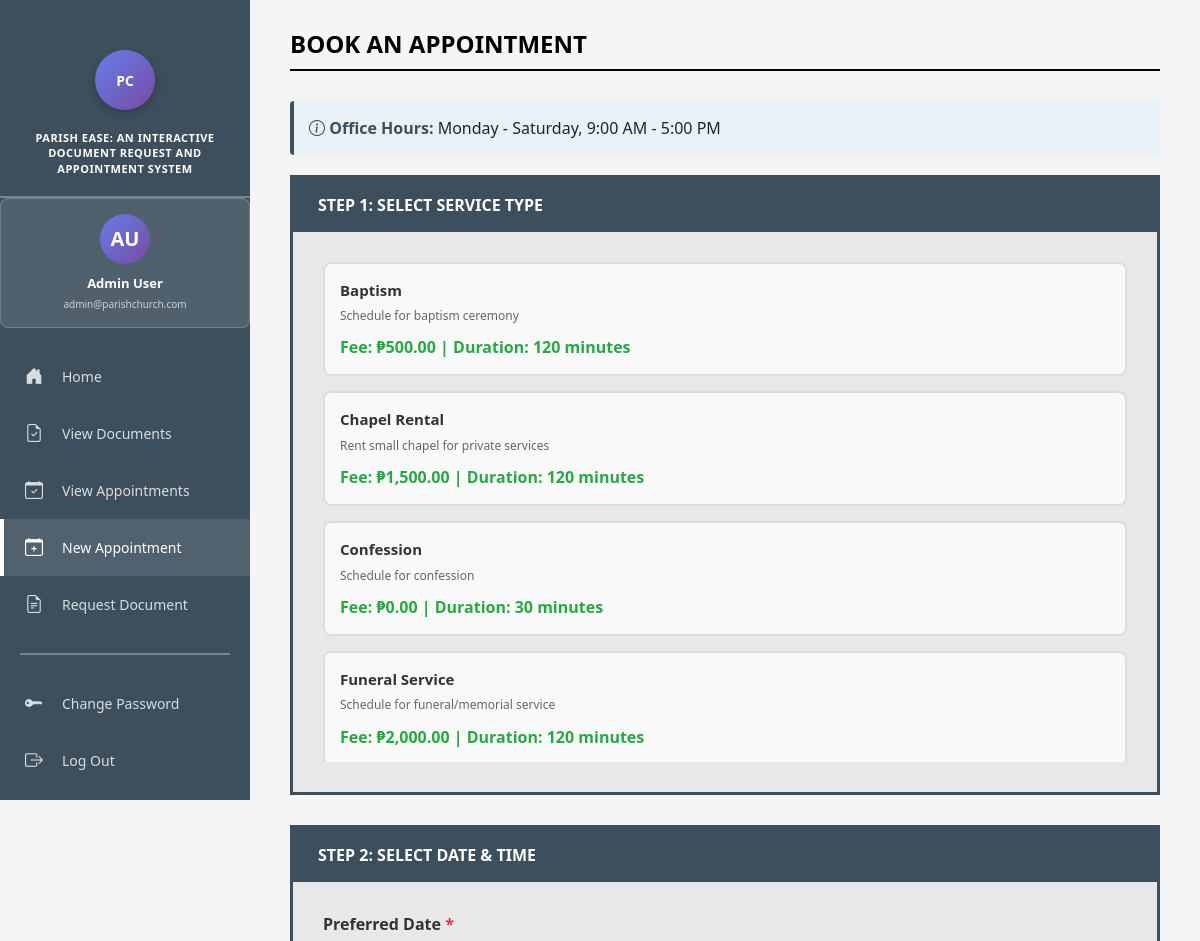
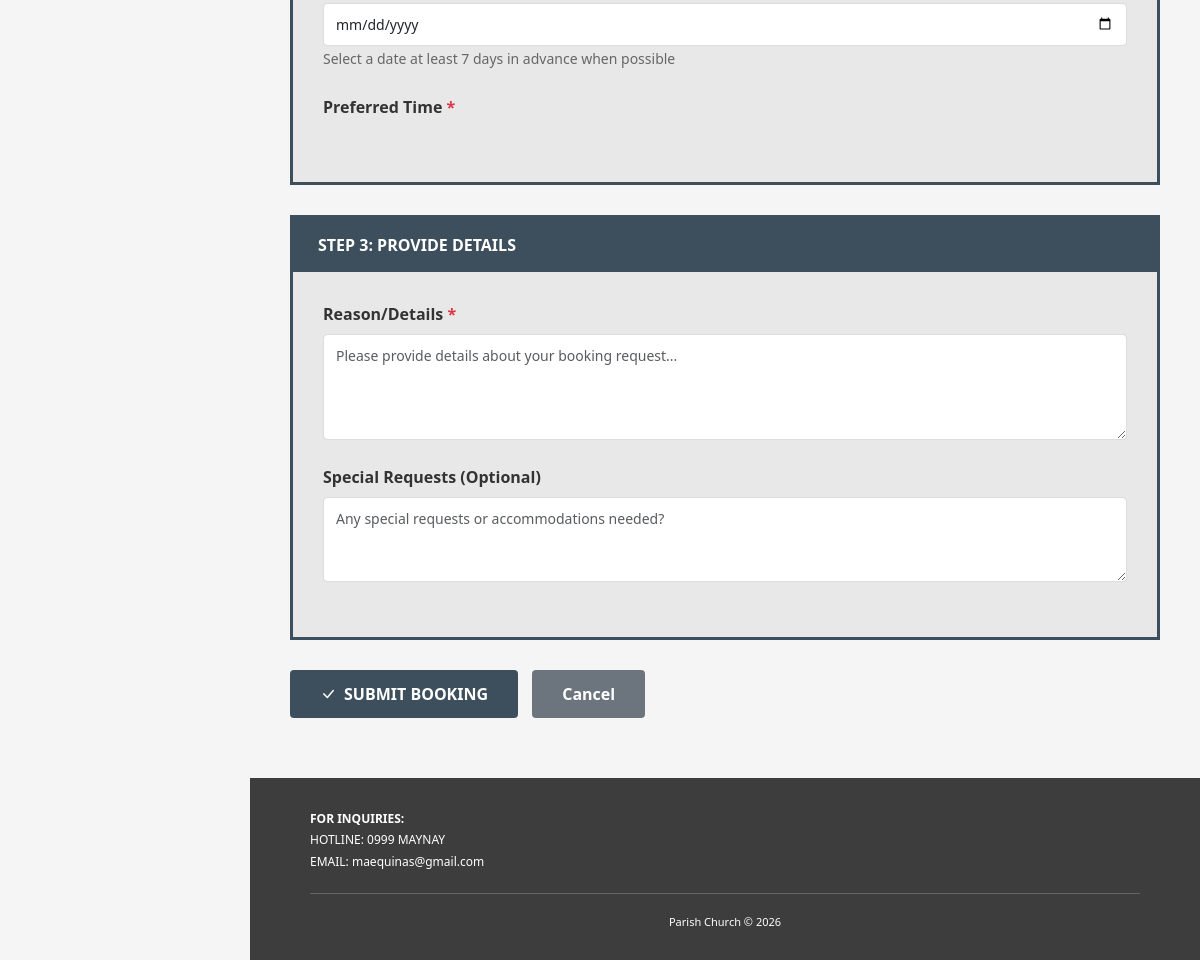
Screenshot of /client/new-appointment.php (signed in) with the database file from the repository (2 pictures, top to bottom).
### tables this page shows
CREATE TABLE booking_types (
    id INT AUTO_INCREMENT PRIMARY KEY,
    name VARCHAR(100) NOT NULL,
    description TEXT,
    fee DECIMAL(10, 2) DEFAULT 0.00,
    duration_minutes INT DEFAULT 60,
    max_bookings_per_day INT DEFAULT 10,
    requires_approval TINYINT(1) DEFAULT 1,
    is_active TINYINT(1) DEFAULT 1,
    created_at TIMESTAMP DEFAULT CURRENT_TIMESTAMP,
    updated_at TIMESTAMP DEFAULT CURRENT_TIMESTAMP ON UPDATE CURRENT_TIMESTAMP
);

### includes/session.php (called while the page is built, shortened)
<?php
function getCurrentUserEmail() {
    return $_SESSION['user_email'] ?? null;
}
?>

### client/new-appointment.php (the view, shortened to what this page needs)
<?php
require_once __DIR__ . '/../includes/session.php';
$userName = $_SESSION['user_name'] ?? 'User';
$userEmail = getCurrentUserEmail();
$conn = getDBConnection();
$successMsg = '';
$bookingTypesQuery = "SELECT id, name, description, fee, duration_minutes, requires_approval FROM booking_types WHERE is_active = 1 ORDER BY name";
$bookingTypesResult = $conn->query($bookingTypesQuery);
$bookingTypes = $bookingTypesResult->fetch_all(MYSQLI_ASSOC);
$nameParts = explode(' ', $userName);
$userInitials = strtoupper(
    substr($nameParts[0], 0, 1) .
    (isset($nameParts[1]) ? substr($nameParts[1], 0, 1) : substr($nameParts[0], 1, 1))
);
?>
<!DOCTYPE html>
<html lang="en">
<head>
  <link href="https://cdn.jsdelivr.net/npm/bootstrap@5.3.3/dist/css/bootstrap.min.css" rel="stylesheet">
  <link rel="stylesheet" href="https://cdn.jsdelivr.net/npm/bootstrap-icons@1.11.3/font/bootstrap-icons.min.css">
  <link href="/documentSystem/assets/css/common.css" rel="stylesheet">
  <link href="/documentSystem/assets/css/forms.css" rel="stylesheet">
</head>
<body>
  <div class="sidebar">
    <div class="sidebar-header">
      <div class="logo-circles">
        <div class="logo-circle">PC</div>
      </div>
      <div class="system-title">
        Parish Ease: An Interactive<br>
        Document Request and<br>
        Appointment System
      </div>
    </div>
    <div class="user-profile-card">
      <div class="user-avatar"><?php echo $userInitials; ?></div>
      <div class="user-name"><?php echo htmlspecialchars($userName); ?></div>
      <div class="user-email"><?php echo htmlspecialchars($userEmail); ?></div>
    </div>
    <ul class="nav-menu">
      <li class="nav-item">
        <a href="/documentSystem/client/dashboard.php" class="nav-link">
          <i class="bi bi-house-door-fill"></i>
          <span>Home</span>
        </a>
      </li>
      <li class="nav-item">
        <a href="/documentSystem/client/view-documents.php" class="nav-link">
          <i class="bi bi-file-earmark-check"></i>
          <span>View Documents</span>
        </a>
      </li>
      <li class="nav-item">
        <a href="/documentSystem/client/view-appointments.php" class="nav-link">
          <i class="bi bi-calendar-check"></i>
          <span>View Appointments</span>
        </a>
      </li>
      <li class="nav-item">
        <a href="/documentSystem/client/new-appointment.php" class="nav-link active">
          <i class="bi bi-calendar-plus"></i>
          <span>New Appointment</span>
        </a>
      </li>
      <li class="nav-item">
        <a href="/documentSystem/client/request-documents.php" class="nav-link">
          <i class="bi bi-file-earmark-text"></i>
          <span>Request Document</span>
        </a>
      </li>
      <div class="nav-separator"></div>
      <li class="nav-item">
        <a href="/documentSystem/client/change-password.php" class="nav-link">
          <i class="bi bi-key-fill"></i>
          <span>Change Password</span>
        </a>
      </li>
      <li class="nav-item">
        <a href="/documentSystem/api/logout.php" class="nav-link">
          <i class="bi bi-box-arrow-right"></i>
          <span>Log Out</span>
        </a>
      </li>
    </ul>
  </div>
  <div class="main-content">
    <div class="content-area">
      <h1 class="page-title">BOOK AN APPOINTMENT</h1>
      <div class="title-underline"></div>
      <?php if ($successMsg): ?>
        <div class="success-message">
          <div class="icon"><i class="bi bi-check-circle"></i></div>
          <h3>Appointment Booked Successfully!</h3>
          <p>Your appointment request has been received and is pending approval.</p>
          <div class="ref-number"><?php echo $successMsg; ?></div>
          <p style="margin-top: 15px; color: #666; font-size: 14px;">
            You will receive an email confirmation shortly. The parish office will review and approve your booking.
          </p>
          <a href="/documentSystem/client/dashboard.php" class="btn-primary" style="display: inline-block; margin-top: 15px;">← Back to Dashboard</a>
        </div>
      <?php else: ?>
        <div class="info-box">
          <strong><i class="bi bi-info-circle"></i> Office Hours:</strong> Monday - Saturday, 9:00 AM - 5:00 PM
        </div>
        <form method="POST" id="appointmentForm">
          <div class="form-section">
            <div class="form-header">STEP 1: SELECT SERVICE TYPE</div>
            <div class="form-content">
              <div style="max-height: 500px; overflow-y: auto;">
                <?php foreach ($bookingTypes as $type): ?>
                  <div class="booking-type-card" onclick="selectBookingType(<?php echo $type['id']; ?>)">
                    <div class="booking-type-name">
                      <?php echo htmlspecialchars($type['name']); ?>
                    </div>
                    <div class="booking-type-details">
                      <?php echo htmlspecialchars($type['description']); ?>
                    </div>
                    <div class="booking-type-fee">
                      Fee: ₱<?php echo number_format($type['fee'], 2); ?> | Duration: <?php echo $type['duration_minutes']; ?> minutes
                    </div>
                  </div>
                <?php endforeach; ?>
              </div>
            </div>
          </div>
          <div class="form-section">
            <div class="form-header">STEP 2: SELECT DATE & TIME</div>
            <div class="form-content">
              <div class="form-group">
                <label class="form-label" for="booking_date">Preferred Date <span style="color: #dc3545;">*</span></label>
                <input type="date" class="form-control" id="booking_date" name="booking_date" min="<?php echo date('Y-m-d', strtotime('+1 day')); ?>" required>
                <small style="color: #666;">Select a date at least 7 days in advance when possible</small>
              </div>
              <div class="form-group">
                <label class="form-label">Preferred Time <span style="color: #dc3545;">*</span></label>
              </div>
            </div>
          </div>
          <div class="form-section">
            <div class="form-header">STEP 3: PROVIDE DETAILS</div>
            <div class="form-content">
              <div class="form-group">
                <label class="form-label" for="purpose">Reason/Details <span style="color: #dc3545;">*</span></label>
                <textarea class="form-control" id="purpose" name="purpose" rows="4" placeholder="Please provide details about your booking request..." required></textarea>
              </div>
              <div class="form-group">
                <label class="form-label" for="special_requests">Special Requests (Optional)</label>
                <textarea class="form-control" id="special_requests" name="special_requests" rows="3" placeholder="Any special requests or accommodations needed?"></textarea>
              </div>
            </div>
          </div>
          <div style="margin-bottom: 30px;">
            <button type="submit" class="btn-primary">
              <i class="bi bi-check-lg"></i> SUBMIT BOOKING
            </button>
            <a href="/documentSystem/client/dashboard.php" class="btn-secondary" style="margin-left: 10px;">Cancel</a>
          </div>
        </form>
      <?php endif; ?>
    </div>
    <footer class="footer">
      <div class="footer-content">
        <div class="footer-contact">
          <strong>FOR INQUIRIES:</strong><br>
          HOTLINE: 0999 MAYNAY<br>
          EMAIL: maequinas@gmail.com
        </div>
      </div>
      <div class="footer-bottom">
        Parish Church © <?php echo date('Y'); ?>
      </div>
    </footer>
  </div>
</body>
</html>

### assets/css/common.css (style rules this page uses)
* { margin: 0; padding: 0; box-sizing: border-box; }
body { font-family: 'Segoe UI', Tahoma, Geneva, Verdana, sans-serif; display: flex; min-height: 100vh; background: #f5f5f5; }
.sidebar { width: 250px; background: #3d4f5c; color: white; padding: 30px 0; position: fixed; height: 100vh; overflow-y: auto; }
.sidebar-header { text-align: center; padding: 20px; border-bottom: 2px solid rgba(255,255,255,0.3); margin-bottom: 0; }
.logo-circles { display: flex; justify-content: center; gap: 15px; margin-bottom: 20px; }
.logo-circle { width: 60px; height: 60px; background: linear-gradient(135deg, #667eea 0%, #764ba2 100%); border-radius: 50%; display: flex; align-items: center; justify-content: center; font-weight: bold; color: white; font-size: 14px; box-shadow: 0 4px 8px rgba(0,0,0,0.2); }
.system-title { font-size: 11px; font-weight: bold; text-transform: uppercase; line-height: 1.4; letter-spacing: 0.5px; }
.user-profile-card { background: rgba(255,255,255,0.1); padding: 15px; border-radius: 8px; text-align: center; margin-bottom: 20px; border: 1px solid rgba(255,255,255,0.2); }
.user-avatar { width: 50px; height: 50px; border-radius: 50%; background: linear-gradient(135deg, #667eea 0%, #764ba2 100%); display: flex; align-items: center; justify-content: center; font-size: 20px; font-weight: bold; color: white; margin: 0 auto 10px; }
.user-name { font-size: 13px; font-weight: bold; color: white; margin-bottom: 3px; word-break: break-word; }
.user-email { font-size: 10px; color: rgba(255,255,255,0.7); overflow: hidden; text-overflow: ellipsis; white-space: nowrap; }
.nav-menu { list-style: none; padding: 0; margin: 0; }
.nav-item { margin: 0; }
.nav-link { display: flex; align-items: center; padding: 15px 25px; color: rgba(255,255,255,0.8); text-decoration: none; transition: all 0.3s ease; font-size: 14px; }
.nav-link:hover, .nav-link.active { background: rgba(255,255,255,0.1); color: white; }
.nav-link.active { border-left: 4px solid white; padding-left: 21px; }
.nav-link i { width: 25px; margin-right: 12px; font-size: 18px; }
.nav-separator { height: 2px; background: rgba(255,255,255,0.3); margin: 20px 20px; }
.main-content { margin-left: 250px; flex: 1; display: flex; flex-direction: column; }
.content-area { flex: 1; padding: 40px 60px; }
.page-title { font-size: 24px; font-weight: bold; text-transform: uppercase; margin-bottom: 10px; color: #000; }
.title-underline { height: 2px; background: #000; margin-bottom: 30px; }
.form-section { background: white; border: 3px solid #3d4f5c; margin-bottom: 30px; }
.form-header, .section-header { background: #3d4f5c; color: white; padding: 15px 25px; font-weight: bold; font-size: 16px; text-transform: uppercase; }
.form-content, .section-content { padding: 30px; background: #e8e8e8; }
.form-group { margin-bottom: 25px; }
.form-label { font-weight: bold; color: #333; margin-bottom: 8px; display: block; }
.form-control, .form-select { border: 1px solid #ddd; padding: 10px 12px; border-radius: 4px; font-size: 14px; width: 100%; }
.btn-primary { background: #3d4f5c; border: none; padding: 12px 30px; font-weight: bold; border-radius: 4px; cursor: pointer; color: white; transition: background 0.3s ease; text-decoration: none; display: inline-flex; align-items: center; gap: 8px; }
.btn-secondary { background: #6c757d; border: none; padding: 12px 30px; font-weight: bold; border-radius: 4px; cursor: pointer; color: white; text-decoration: none; transition: background 0.3s ease; display: inline-flex; align-items: center; gap: 8px; }
.footer { background: #3d3d3d; color: white; padding: 30px 60px; margin-top: auto; }
.footer-content { display: flex; justify-content: space-between; align-items: flex-start; margin-bottom: 20px; }
.footer-contact { font-size: 12px; line-height: 1.8; }
.footer-bottom { text-align: center; font-size: 11px; padding-top: 20px; border-top: 1px solid rgba(255,255,255,0.2); }
.info-box { background: #e8f1f6; border-left: 4px solid #3d4f5c; padding: 15px; margin-bottom: 20px; border-radius: 4px; }
.info-box strong { color: #3d4f5c; }
@media (max-width: 1200px) { .content-area { padding: 30px 40px; } }

### rows the page displays
booking_types: name "Baptism", description "Schedule for baptism ceremony", fee "500.00", duration_minutes "120"
booking_types: name "Chapel Rental", description "Rent small chapel for private services", fee "1,500.00", duration_minutes "120"
booking_types: name "Confession", description "Schedule for confession", fee "0.00", duration_minutes "30"
booking_types: name "Funeral Service", description "Schedule for funeral/memorial service", fee "2,000.00", duration_minutes "120"

### other values shown
$userInitials "AU"
$userName "Admin User"
$userEmail "admin@parishchurch.com"
